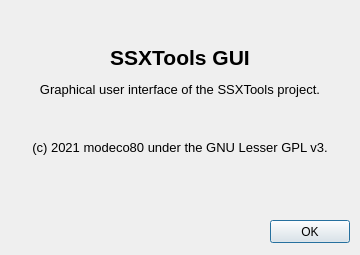
<?xml version="1.0" encoding="UTF-8"?>
<ui version="4.0">
 <class>AboutUi</class>
 <widget class="QDialog" name="AboutUi">
  <property name="geometry">
   <rect>
    <x>0</x>
    <y>0</y>
    <width>360</width>
    <height>255</height>
   </rect>
  </property>
  <property name="windowTitle">
   <string>About SSXTools GUI</string>
  </property>
  <widget class="QLabel" name="toolsVersion">
   <property name="geometry">
    <rect>
     <x>0</x>
     <y>0</y>
     <width>360</width>
     <height>200</height>
    </rect>
   </property>
   <property name="font">
    <font>
     <pointsize>20</pointsize>
    </font>
   </property>
   <property name="text">
    <string>&lt;html&gt;&lt;head/&gt;&lt;body&gt;&lt;p&gt;&lt;span style=&quot; font-size:16pt; font-weight:600;&quot;&gt;SSXTools GUI&lt;/span&gt;&lt;/p&gt;&lt;p&gt;&lt;span style=&quot; font-size:10pt;&quot;&gt;Graphical user interface of the SSXTools project.&lt;/span&gt;&lt;/p&gt;&lt;p&gt;&lt;span style=&quot; font-size:10pt;&quot;&gt;&lt;br/&gt;(c) 2021 modeco80 under the GNU Lesser GPL v3.&lt;/span&gt;&lt;/p&gt;&lt;/body&gt;&lt;/html&gt;</string>
   </property>
   <property name="alignment">
    <set>Qt::AlignCenter</set>
   </property>
  </widget>
  <widget class="QPushButton" name="ok">
   <property name="geometry">
    <rect>
     <x>270</x>
     <y>220</y>
     <width>80</width>
     <height>23</height>
    </rect>
   </property>
   <property name="text">
    <string>OK</string>
   </property>
   <property name="default">
    <bool>false</bool>
   </property>
   <property name="flat">
    <bool>false</bool>
   </property>
  </widget>
 </widget>
 <resources/>
 <connections/>
</ui>
